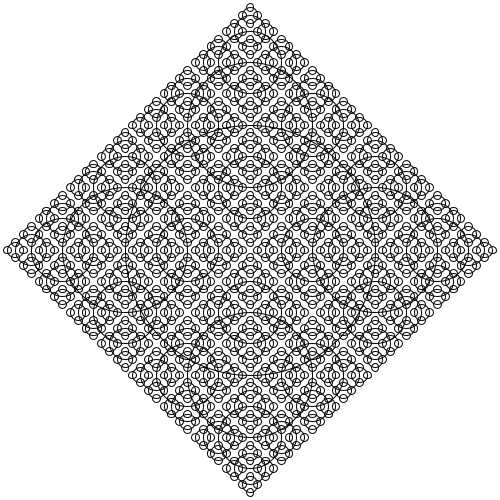
Frame 1 (no input)
Frame 60 (the mouse pressed at the canvas centre just before this capture): identical to frame 1, image omitted
Frame 120 (the mouse held since frame 60 and released just before this capture): identical to frame 1, image omitted

The Processing sketch that drew this single still picture (run headless with seeded random() and noise(); from frame 60 on, the mouse is pressed at the canvas centre):

// Processing sketch: recursive3
// ── recursive3.pde
void setup() {
    size(500,500);
}

void draw() {
    background(255);
    stroke(0);
    noFill();
    drawCircle(width/2,height/2,width/2);
}

void drawCircle(float x,float y,float radius) {
    ellipse(x,y,radius,radius);
    if (radius > 8) {
        drawCircle(x+radius/2,y,radius/2);
        drawCircle(x-radius/2,y,radius/2);
        drawCircle(x,y+radius/2,radius/2);
        drawCircle(x,y-radius/2,radius/2);
    }
}
